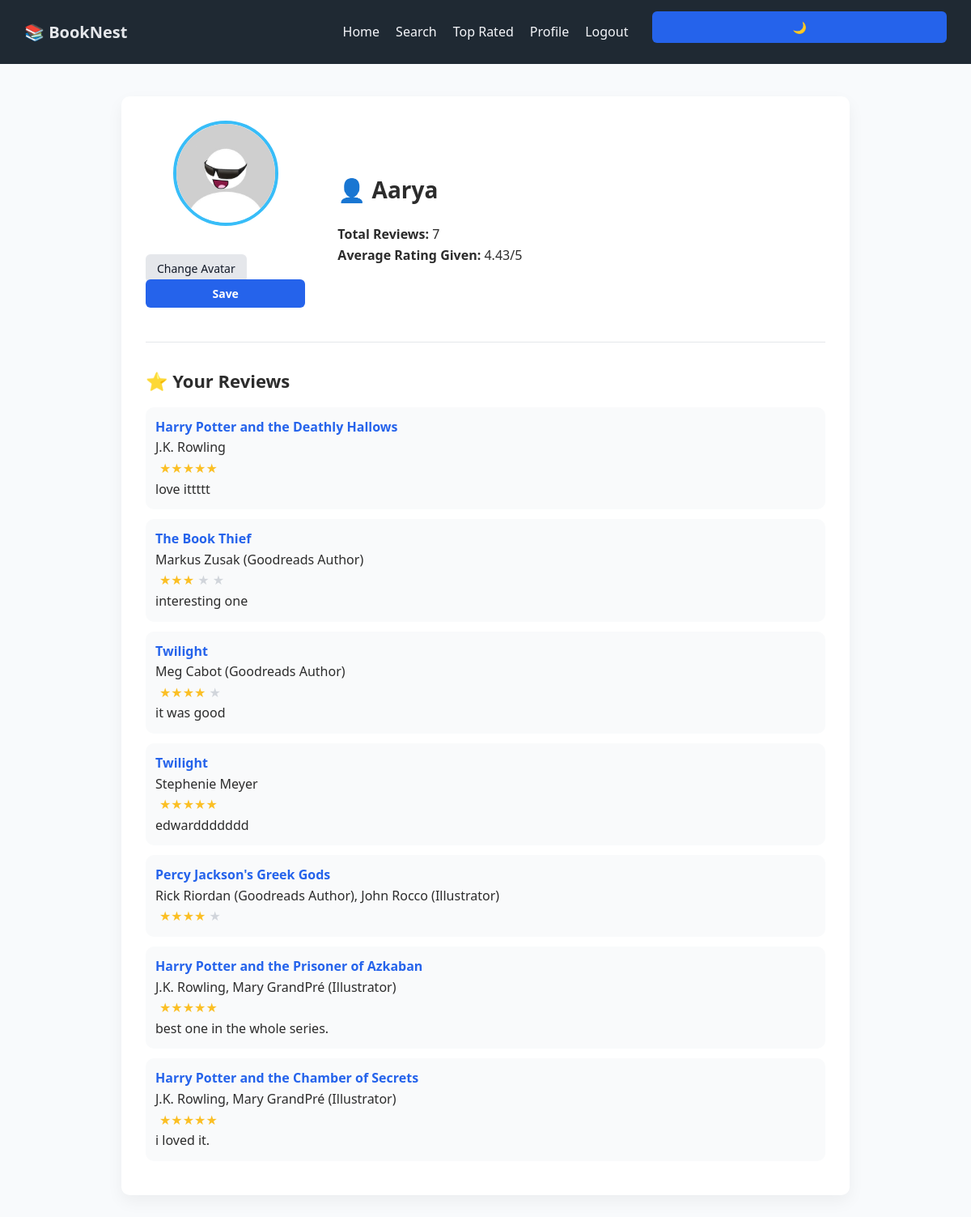
Screenshot of /profile (signed in) with the database file from the repository.
### tables this page shows
CREATE TABLE users (
    id INTEGER PRIMARY KEY AUTOINCREMENT,
    username TEXT NOT NULL UNIQUE,
    hash TEXT NOT NULL
, avatar TEXT);

CREATE TABLE reviews (
    id INTEGER PRIMARY KEY AUTOINCREMENT,
    user_id INTEGER NOT NULL,
    book_id INTEGER NOT NULL,
    rating INTEGER NOT NULL CHECK(rating BETWEEN 1 AND 5),
    comment TEXT,
    timestamp DATETIME DEFAULT CURRENT_TIMESTAMP,
    FOREIGN KEY (user_id) REFERENCES users(id) ON DELETE CASCADE,
    FOREIGN KEY (book_id) REFERENCES books(id) ON DELETE CASCADE,
    UNIQUE (user_id, book_id) -- each user can review a book only once
);

CREATE TABLE "books" (
    id INTEGER PRIMARY KEY AUTOINCREMENT,
    title TEXT NOT NULL,
    author TEXT NOT NULL,
    isbn TEXT NOT NULL UNIQUE
);

### app.py (the view, shortened to what this page needs)
@app.route("/profile", methods=["GET", "POST"])
@login_required
def profile():
    user_id = session["user_id"]
    user = db.execute(
        "SELECT username, avatar FROM users WHERE id = ?",
        user_id
    )[0]
    stats = db.execute("""
        SELECT COUNT(*) AS review_count,
               ROUND(AVG(rating), 2) AS avg_rating
        FROM reviews
        WHERE user_id = ?
    """, user_id)[0]
    reviews = db.execute("""
        SELECT books.title, books.author, books.isbn,
               reviews.rating, reviews.comment, reviews.timestamp
        FROM reviews
        JOIN books ON reviews.book_id = books.id
        WHERE reviews.user_id = ?
        ORDER BY reviews.timestamp DESC
    """, user_id)
    return render_template(
        "profile.html",
        user=user,
        stats=stats,
        reviews=reviews
    )

### helpers.py (called while the page is built)
def login_required(f):
    @wraps(f)
    def decorated_function(*args, **kwargs):
        if session.get("user_id") is None:
            return redirect("/login")
        return f(*args, **kwargs)
    return decorated_function

### templates/profile.html (shortened to what this page needs)
{% extends "layout.html" %}
{% block main %}
<div class="profile-header">
    <div class="avatar-section">
        <img
            src="/static/avatars/{{ user.avatar if user.avatar else 'default.jpeg' }}"
            alt="Avatar"
            class="avatar"
        >
        <form method="post" enctype="multipart/form-data" class="avatar-form">
            <label for="avatar-input" class="avatar-btn">Change Avatar</label>
            <button type="submit" class="save-avatar-btn">Save</button>
        </form>
    </div>
    <div class="profile-info">
        <h1>👤 {{ user.username }}</h1>
        <p><strong>Total Reviews:</strong> {{ stats.review_count }}</p>
        <p>
            <strong>Average Rating Given:</strong>
            {% if stats.avg_rating %}
                {{ stats.avg_rating }}/5
            {% else %}
                N/A
            {% endif %}
        </p>
    </div>
</div>
<hr>
<h2>⭐ Your Reviews</h2>
{% if reviews %}
    {% for review in reviews %}
        <div class="book-card">
            <div>
                <a href="/book/{{ review.isbn }}">
                    <strong>{{ review.title }}</strong>
                </a>
                <p>{{ review.author }}</p>
                <span class="stars">
                    {% for i in range(review.rating) %}★{% endfor %}
                    {% for i in range(5 - review.rating) %}
                        <span class="star-empty">★</span>
                    {% endfor %}
                </span>
                <p>{{ review.comment }}</p>
            </div>
        </div>
    {% endfor %}
{% else %}
    <p>You haven't reviewed any books yet.</p>
{% endif %}
{% endblock %}

### templates/layout.html (shortened to what this page needs)
<!DOCTYPE html>
<html lang="en">
<head>
    <link href="/static/styles.css" rel="stylesheet">
</head>
<body>
    <nav class="navbar">
        <div class="nav-left">
            <span class="nav-brand">📚 BookNest</span>
        </div>
        <div class="nav-links">
            {% if session.user_id %}
                <a href="/">Home</a>
                <a href="/search">Search</a>
                <a href="/top">Top Rated</a>
                <a href="/profile">Profile</a>
                <a href="/logout">Logout</a>
            {% else %}
                <a href="/login">Login</a>
                <a href="/register">Register</a>
            {% endif %}
        </div>
        <div class="nav-right">
            <button id="theme-toggle">🌙</button>
        </div>
    </nav>
    <main>
        {% block main %}
        {% endblock %}
    </main>
</body>
</html>

### static/styles.css (style rules this page uses)
* { margin: 0; padding: 0; box-sizing: border-box; font-family: "Segoe UI", Tahoma, Geneva, Verdana, sans-serif; }
body { background-color: #f5f6fa; color: #2c2c2c; line-height: 1.6; }
nav { background-color: #1f2933; padding: 14px 40px; display: flex; gap: 25px; }
nav a { color: #f5f6fa; text-decoration: none; font-weight: 500; }
main { max-width: 900px; margin: 40px auto; padding: 30px; background-color: #ffffff; border-radius: 10px; box-shadow: 0 8px 20px rgba(0, 0, 0, 0.05); }
h1 { margin-bottom: 20px; font-size: 28px; }
h2 { margin-bottom: 15px; margin-top: 20px; font-size: 22px; }
form { margin-top: 15px; }
input, textarea, button { width: 100%; padding: 10px 12px; margin-bottom: 12px; border-radius: 6px; border: 1px solid #d1d5db; font-size: 14px; }
button { background-color: #2563eb; color: white; border: none; cursor: pointer; font-weight: 600; }
a { color: #2563eb; text-decoration: none; }
.stars { color: #fbbf24; font-size: 16px; margin-left: 5px; }
.star-empty { color: #d1d5db; }
.avatar { width: 120px; height: 120px; border-radius: 50%; object-fit: cover; margin-bottom: 15px; border: 3px solid #38bdf8; }
.profile-header { display: flex; gap: 40px; align-items: center; margin-bottom: 30px; }
.avatar-section { display: flex; flex-direction: column; align-items: center; gap: 10px; }
.avatar { width: 130px; height: 130px; border-radius: 50%; object-fit: cover; border: 4px solid #38bdf8; }
.avatar-btn { background-color: #e5e7eb; color: #111827; padding: 8px 14px; border-radius: 6px; cursor: pointer; font-size: 14px; }
.save-avatar-btn { background-color: #2563eb; color: white; border: none; padding: 8px 18px; border-radius: 6px; font-size: 14px; cursor: pointer; }
.book-card { display: flex; gap: 15px; align-items: center; background: #f9fafb; padding: 12px; border-radius: 10px; margin-bottom: 12px; }
hr { border: none; height: 1px; background: #e5e7eb; margin: 30px 0; }
.book-card { transition: transform 0.2s ease, box-shadow 0.2s ease; }
body, .book-card, .hero { transition: background-color 0.3s ease, color 0.3s ease; }
body { background-color: #f8fafc; background-image: url("https://www.transparenttextures.com/patterns/subtle-grunge.png"); }
.book-card, .card, .hero { position: relative; z-index: 1; }
.navbar { display: flex; align-items: center; padding: 14px 30px; gap: 30px; }
.nav-left { flex: 1; }
.nav-links { display: flex; gap: 20px; }
.nav-right { flex: 1; display: flex; justify-content: flex-end; }
.nav-links a { text-decoration: none; font-weight: 500; }
.nav-brand { font-weight: 700; font-size: 20px; color: #e5e7eb; }

### rows the page displays
users: avatar (picture), username "Aarya"
reviews: title "Harry Potter and the Deathly Hallows", author "J.K. Rowling", comment "love ittttt"
reviews: title "The Book Thief", author "Markus Zusak (Goodreads Author)", comment "interesting one"
reviews: title "Twilight", author "Meg Cabot (Goodreads Author)", comment "it was good"
reviews: title "Twilight", author "Stephenie Meyer", comment "edwarddddddd"
reviews: title "Percy Jackson's Greek Gods", author "Rick Riordan (Goodreads Author), John Rocco (Illustrator)"
reviews: title "Harry Potter and the Prisoner of Azkaban", author "J.K. Rowling, Mary GrandPré (Illustrator)", comment "best one in the whole series."
reviews: title "Harry Potter and the Chamber of Secrets", author "J.K. Rowling, Mary GrandPré (Illustrator)", comment "i loved it."

### other values shown
{{ stats.review_count }} "7"
{{ stats.avg_rating }} "4.43"
